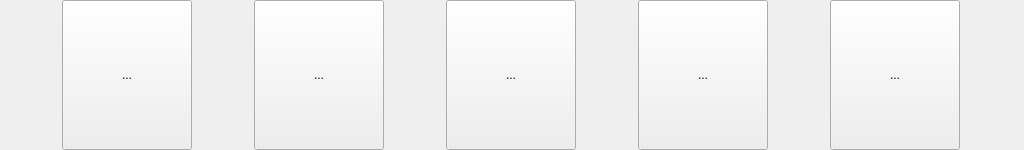
<?xml version="1.0" encoding="UTF-8"?>
<ui version="4.0">
 <class>customListItem</class>
 <widget class="QWidget" name="customListItem">
  <property name="geometry">
   <rect>
    <x>0</x>
    <y>0</y>
    <width>1024</width>
    <height>150</height>
   </rect>
  </property>
  <property name="windowTitle">
   <string>Form</string>
  </property>
  <layout class="QHBoxLayout" name="horizontalLayout">
   <property name="spacing">
    <number>0</number>
   </property>
   <property name="leftMargin">
    <number>0</number>
   </property>
   <property name="topMargin">
    <number>0</number>
   </property>
   <property name="rightMargin">
    <number>0</number>
   </property>
   <property name="bottomMargin">
    <number>0</number>
   </property>
   <item>
    <widget class="QWidget" name="widget" native="true">
     <property name="minimumSize">
      <size>
       <width>130</width>
       <height>130</height>
      </size>
     </property>
     <layout class="QHBoxLayout" name="horizontalLayout_2">
      <property name="spacing">
       <number>0</number>
      </property>
      <property name="leftMargin">
       <number>0</number>
      </property>
      <property name="topMargin">
       <number>0</number>
      </property>
      <property name="rightMargin">
       <number>0</number>
      </property>
      <property name="bottomMargin">
       <number>0</number>
      </property>
      <item>
       <widget class="QToolButton" name="btn1">
        <property name="minimumSize">
         <size>
          <width>130</width>
          <height>150</height>
         </size>
        </property>
        <property name="text">
         <string>...</string>
        </property>
       </widget>
      </item>
      <item>
       <widget class="QToolButton" name="btn2">
        <property name="minimumSize">
         <size>
          <width>130</width>
          <height>150</height>
         </size>
        </property>
        <property name="text">
         <string>...</string>
        </property>
       </widget>
      </item>
      <item>
       <widget class="QToolButton" name="btn3">
        <property name="minimumSize">
         <size>
          <width>130</width>
          <height>150</height>
         </size>
        </property>
        <property name="text">
         <string>...</string>
        </property>
       </widget>
      </item>
      <item>
       <widget class="QToolButton" name="btn4">
        <property name="minimumSize">
         <size>
          <width>130</width>
          <height>150</height>
         </size>
        </property>
        <property name="text">
         <string>...</string>
        </property>
       </widget>
      </item>
      <item>
       <widget class="QToolButton" name="btn5">
        <property name="minimumSize">
         <size>
          <width>130</width>
          <height>150</height>
         </size>
        </property>
        <property name="text">
         <string>...</string>
        </property>
       </widget>
      </item>
     </layout>
    </widget>
   </item>
  </layout>
 </widget>
 <resources/>
 <connections/>
</ui>
